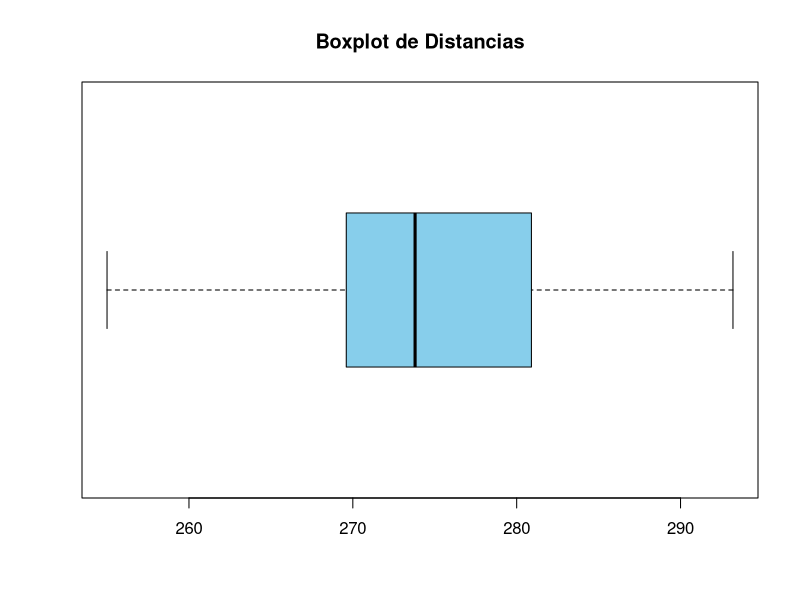
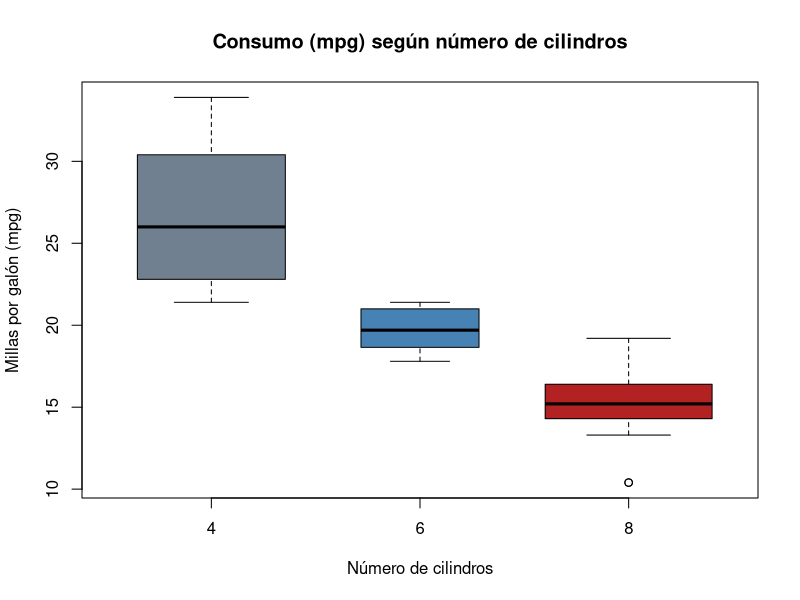

Write R code to recreate these figures, in order.
## ---- chunk 1
# Datos de distancias
distancias <- c(
  291.5, 274.4, 290.2, 276.4, 272.0, 268.7, 281.6, 281.6, 276.3, 285.9,
  269.6, 266.6, 283.6, 269.6, 277.8, 287.8, 267.6, 292.6, 273.4, 284.4,
  270.7, 274.0, 285.2, 275.5, 272.1, 261.3, 274.0, 279.3, 281.0, 293.1,
  277.5, 278.0, 272.5, 271.7, 280.8, 265.6, 260.1, 272.5, 281.3, 263.0,
  279.0, 267.3, 283.5, 271.2, 268.5, 277.1, 266.2, 266.4, 271.5, 280.3,
  267.8, 272.1, 269.7, 278.5, 277.3, 280.5, 270.8, 267.7, 255.1, 276.4,
  283.7, 281.7, 282.2, 274.1, 264.5, 281.0, 273.2, 274.4, 281.6, 273.7,
  271.0, 271.5, 289.7, 271.1, 256.9, 274.5, 286.2, 273.9, 268.5, 262.6,
  261.9, 258.9, 293.2, 267.1, 255.0, 269.7, 281.9, 269.6, 279.8, 269.9,
  282.6, 270.0, 265.2, 277.7, 275.5, 272.2, 270.0, 271.0, 284.3, 268.4
)

# Boxplot simple de una sola variable
boxplot(distancias, 
        horizontal = TRUE, 
        main = "Boxplot de Distancias",
        col = "skyblue")

## ---- chunk 2
# Cargamos los datos
data(mtcars)
head(mtcars)   # Veamos los primeros datos

# Representación: ¿Cómo cambia el consumo (mpg) según el número de cilindros?
boxplot(mpg ~ as.factor(cyl),     # Le estamos diciendo: Dibuja el consumo de gasolina (mpg) en función de los cilindros (cyl)"
        data = mtcars,
        main = "Consumo (mpg) según número de cilindros",
        xlab = "Número de cilindros",
        ylab = "Millas por galón (mpg)",
        col = c("slategray", "steelblue", "firebrick"),
        varwidth = TRUE)
